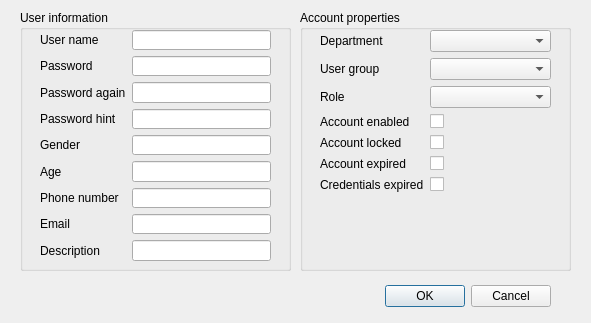
<?xml version="1.0" encoding="UTF-8"?>
<ui version="4.0">
 <class>AccountEditFormDialog</class>
 <widget class="QDialog" name="AccountEditFormDialog">
  <property name="geometry">
   <rect>
    <x>0</x>
    <y>0</y>
    <width>591</width>
    <height>323</height>
   </rect>
  </property>
  <property name="windowTitle">
   <string>Account Edit Form</string>
  </property>
  <widget class="QDialogButtonBox" name="buttonBox">
   <property name="geometry">
    <rect>
     <x>210</x>
     <y>280</y>
     <width>341</width>
     <height>32</height>
    </rect>
   </property>
   <property name="orientation">
    <enum>Qt::Horizontal</enum>
   </property>
   <property name="standardButtons">
    <set>QDialogButtonBox::Cancel|QDialogButtonBox::Ok</set>
   </property>
  </widget>
  <widget class="QGroupBox" name="groupBox_2">
   <property name="geometry">
    <rect>
     <x>300</x>
     <y>10</y>
     <width>271</width>
     <height>261</height>
    </rect>
   </property>
   <property name="title">
    <string>Account properties</string>
   </property>
   <widget class="QWidget" name="formLayoutWidget_2">
    <property name="geometry">
     <rect>
      <x>20</x>
      <y>20</y>
      <width>231</width>
      <height>231</height>
     </rect>
    </property>
    <layout class="QFormLayout" name="formLayout_2">
     <property name="fieldGrowthPolicy">
      <enum>QFormLayout::AllNonFixedFieldsGrow</enum>
     </property>
     <item row="1" column="0">
      <widget class="QLabel" name="userGroupLabel">
       <property name="text">
        <string>User group</string>
       </property>
      </widget>
     </item>
     <item row="1" column="1">
      <widget class="QComboBox" name="userGroupComboBox"/>
     </item>
     <item row="2" column="0">
      <widget class="QLabel" name="roleLabel">
       <property name="text">
        <string>Role</string>
       </property>
      </widget>
     </item>
     <item row="2" column="1">
      <widget class="QComboBox" name="roleComboBox"/>
     </item>
     <item row="3" column="0">
      <widget class="QLabel" name="accountEnabledLabel">
       <property name="text">
        <string>Account enabled</string>
       </property>
      </widget>
     </item>
     <item row="3" column="1">
      <widget class="QCheckBox" name="accountEnabledCheckBox"/>
     </item>
     <item row="4" column="0">
      <widget class="QLabel" name="accountLockedLabel_2">
       <property name="text">
        <string>Account locked</string>
       </property>
      </widget>
     </item>
     <item row="4" column="1">
      <widget class="QCheckBox" name="accountLockedCheckBox"/>
     </item>
     <item row="5" column="0">
      <widget class="QLabel" name="accountExpiredLabel">
       <property name="text">
        <string>Account expired</string>
       </property>
      </widget>
     </item>
     <item row="5" column="1">
      <widget class="QCheckBox" name="accountExpiredCheckBox"/>
     </item>
     <item row="6" column="0">
      <widget class="QLabel" name="credentialsExpiredLabel">
       <property name="text">
        <string>Credentials expired</string>
       </property>
      </widget>
     </item>
     <item row="6" column="1">
      <widget class="QCheckBox" name="credentialsExpiredCheckBox"/>
     </item>
     <item row="0" column="0">
      <widget class="QLabel" name="departmentLabel">
       <property name="text">
        <string>Department</string>
       </property>
      </widget>
     </item>
     <item row="0" column="1">
      <widget class="QComboBox" name="departmentComboBox"/>
     </item>
    </layout>
   </widget>
  </widget>
  <widget class="QGroupBox" name="groupBox">
   <property name="geometry">
    <rect>
     <x>20</x>
     <y>10</y>
     <width>271</width>
     <height>261</height>
    </rect>
   </property>
   <property name="title">
    <string>User information</string>
   </property>
   <widget class="QWidget" name="formLayoutWidget">
    <property name="geometry">
     <rect>
      <x>20</x>
      <y>20</y>
      <width>231</width>
      <height>231</height>
     </rect>
    </property>
    <layout class="QFormLayout" name="formLayout">
     <item row="0" column="0">
      <widget class="QLabel" name="userNameLabel">
       <property name="text">
        <string>User name</string>
       </property>
      </widget>
     </item>
     <item row="0" column="1">
      <widget class="QLineEdit" name="userNameLineEdit"/>
     </item>
     <item row="4" column="0">
      <widget class="QLabel" name="genderLabel">
       <property name="text">
        <string>Gender</string>
       </property>
      </widget>
     </item>
     <item row="4" column="1">
      <widget class="QLineEdit" name="genderLineEdit"/>
     </item>
     <item row="5" column="0">
      <widget class="QLabel" name="ageLabel">
       <property name="text">
        <string>Age</string>
       </property>
      </widget>
     </item>
     <item row="5" column="1">
      <widget class="QLineEdit" name="ageLineEdit"/>
     </item>
     <item row="6" column="0">
      <widget class="QLabel" name="phoneNumberLabel">
       <property name="text">
        <string>Phone number</string>
       </property>
      </widget>
     </item>
     <item row="6" column="1">
      <widget class="QLineEdit" name="phoneNumberLineEdit"/>
     </item>
     <item row="7" column="0">
      <widget class="QLabel" name="emailLabel">
       <property name="text">
        <string>Email</string>
       </property>
      </widget>
     </item>
     <item row="7" column="1">
      <widget class="QLineEdit" name="emailLineEdit"/>
     </item>
     <item row="8" column="0">
      <widget class="QLabel" name="descriptionLabel">
       <property name="text">
        <string>Description</string>
       </property>
      </widget>
     </item>
     <item row="8" column="1">
      <widget class="QLineEdit" name="descriptionLineEdit"/>
     </item>
     <item row="1" column="0">
      <widget class="QLabel" name="passwordLabel">
       <property name="text">
        <string>Password</string>
       </property>
      </widget>
     </item>
     <item row="1" column="1">
      <widget class="QLineEdit" name="passwordLineEdit"/>
     </item>
     <item row="2" column="0">
      <widget class="QLabel" name="passwordAgainLabel">
       <property name="text">
        <string>Password again</string>
       </property>
      </widget>
     </item>
     <item row="2" column="1">
      <widget class="QLineEdit" name="passwordAgainLineEdit"/>
     </item>
     <item row="3" column="0">
      <widget class="QLabel" name="passwordHintLabel">
       <property name="text">
        <string>Password hint</string>
       </property>
      </widget>
     </item>
     <item row="3" column="1">
      <widget class="QLineEdit" name="passwordHintLineEdit"/>
     </item>
    </layout>
   </widget>
  </widget>
 </widget>
 <resources/>
 <connections>
  <connection>
   <sender>buttonBox</sender>
   <signal>accepted()</signal>
   <receiver>AccountEditFormDialog</receiver>
   <slot>accept()</slot>
   <hints>
    <hint type="sourcelabel">
     <x>248</x>
     <y>254</y>
    </hint>
    <hint type="destinationlabel">
     <x>157</x>
     <y>274</y>
    </hint>
   </hints>
  </connection>
  <connection>
   <sender>buttonBox</sender>
   <signal>rejected()</signal>
   <receiver>AccountEditFormDialog</receiver>
   <slot>reject()</slot>
   <hints>
    <hint type="sourcelabel">
     <x>316</x>
     <y>260</y>
    </hint>
    <hint type="destinationlabel">
     <x>286</x>
     <y>274</y>
    </hint>
   </hints>
  </connection>
 </connections>
</ui>
